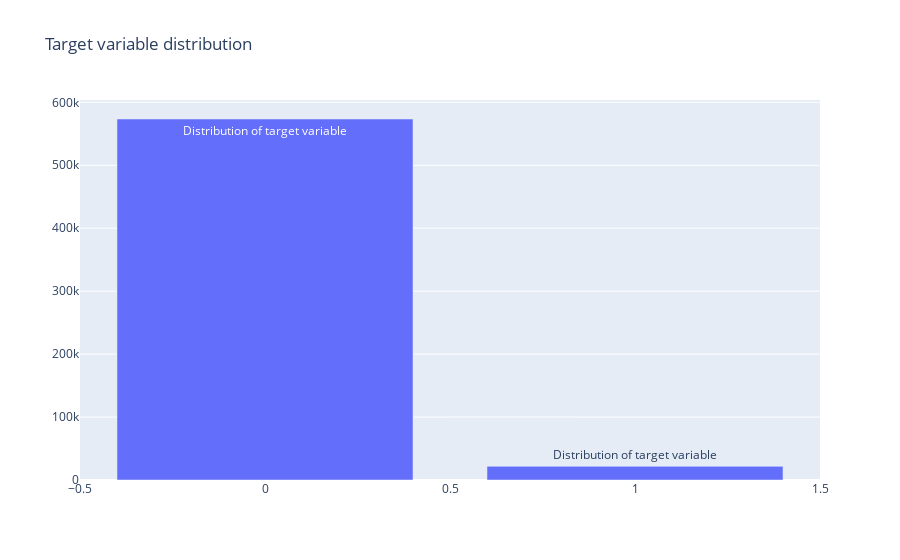

Source (notebook cell):
### Code cell
data = [go.Bar(
            x = train['target'].value_counts().index.values,
            y = train['target'].value_counts().values,
            text = "Distribution of target variable")]
layout = go.Layout(title = 'Target variable distribution')
fig = go.Figure(data = data, layout = layout)
py.iplot(fig, filename = 'basic-bar')

### Figure 1 — Plotly figure (JSON) as saved in the notebook; plotly's stock layout.template omitted (floating-point values rounded to 4 significant figures)
{"data": [{"text": "Distribution of target variable", "x": [0, 1], "y": [573518, 21694], "type": "bar"}], "layout": {"title": {"text": "Target variable distribution"}, "xaxis": {"type": "linear", "range": [-0.5, 1.5], "autorange": true}, "yaxis": {"type": "linear", "range": [0, 603700.0], "autorange": true}, "autosize": true}}
